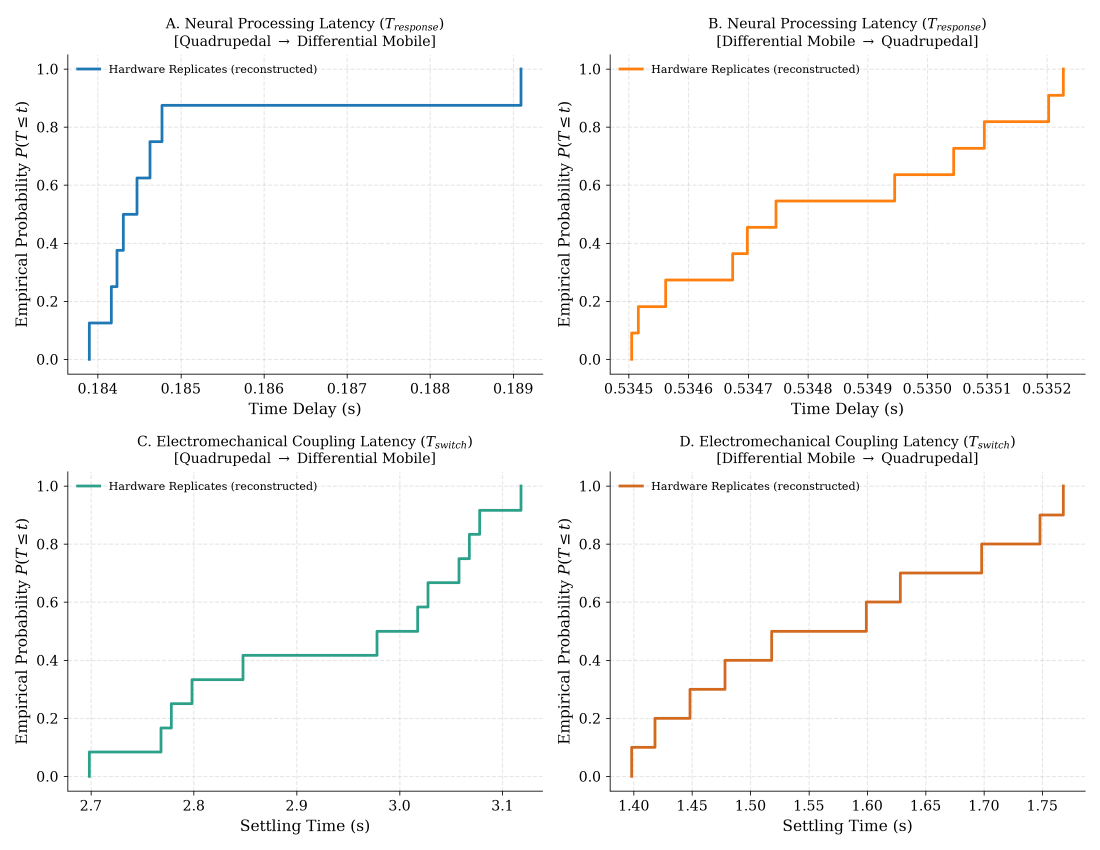
#> input picture assets/FigReal_Terrain_Latencies_4Panels.png, 3300 x 2550 px, found by its file name (shown at 1/3 size)
$ python extract_terrain_latencies.py
#> lines starting #> are read from the running program, lines starting #| are printed output that depends on the picture; after the words box and inside, x2 and y2 are one past the last pixel; in counts of white or black regions, pixels touching at a corner belong together
"""Vectorizes assets/FigReal_Terrain_Latencies_4Panels.png -> experiments/_plotting/vectorized/terrain_latencies.csv

4-panel step-ECDF, N=15 "Hardware Replicates" per panel (steps of 1/15 visible on every y-axis).
Because it's a step function with exactly 15 known y-levels, extraction doesn't need y-axis
calibration at all -- only x-axis (time-delay / settling-time) calibration, done per panel from its
own dashed vertical gridlines (values read directly off the published axis tick labels, the only
manual input this script takes -- everything else is pixel detection).

Panel layout (quadrants of the 3269x2520 source image):
  A (top-left,  blue   #1f77b4): T_response, Quadrupedal->Differential Mobile,  x ticks 0.183..0.190 step 0.001
  B (top-right, orange #ff7f0e): T_response, Differential Mobile->Quadrupedal,  x ticks 0.5342..0.5354 step 0.0002
  C (bot-left,  teal   #2ca089): T_switch,   Quadrupedal->Differential Mobile,  x ticks 2.7..3.1 step 0.1
  D (bot-right, orange-red #d2691e): T_switch, Differential Mobile->Quadrupedal, x ticks 1.4..1.8 step 0.1
Colors sampled directly from the line pixels (see `LINE_COLORS`), not assumed from a generic palette.
"""
from __future__ import annotations

import os
import sys

import numpy as np
import pandas as pd
from PIL import Image

sys.path.insert(0, os.path.dirname(os.path.abspath(__file__)))
from color_extract import color_mask  # noqa: E402

IMG = "assets/FigReal_Terrain_Latencies_4Panels.png"

PANELS = {
    # name: (x0,x1,y0,y1 quadrant crop, tick_values list, line_color RGB)
    "A_Tresponse_Quad2Diff": dict(quad=(0, 1634, 0, 1260), ticks=np.arange(0.183, 0.1901, 0.001),
                                   color=(31, 119, 180)),
    "B_Tresponse_Diff2Quad": dict(quad=(1634, 3269, 0, 1260), ticks=np.arange(0.5342, 0.53551, 0.0002),
                                   color=(255, 127, 14)),
    "C_Tswitch_Quad2Diff": dict(quad=(0, 1634, 1260, 2520), ticks=np.arange(2.7, 3.101, 0.1),
                                 color=(44, 160, 137)),
    "D_Tswitch_Diff2Quad": dict(quad=(1634, 3269, 1260, 2520), ticks=np.arange(1.4, 1.801, 0.1),
                                 color=(210, 105, 30)),
}
N_REPLICATES = 15


def find_left_spine_and_gridlines(gray_arr: np.ndarray) -> tuple[int, list[int]]:
    """Within one panel's cropped RGB array, find the left spine col and the vertical dashed
    gridline columns (light-gray, low duty cycle since dashed)."""
    h, w, _ = gray_arr.shape
    black = gray_arr.max(axis=2) < 60
    col_black = black.sum(axis=0)
    spine_cols = np.where(col_black > 0.5 * h)[0]
    left_spine = int(spine_cols.min())

    is_gray = ((np.abs(gray_arr[:, :, 0].astype(int) - gray_arr[:, :, 1].astype(int)) < 10)
               & (np.abs(gray_arr[:, :, 1].astype(int) - gray_arr[:, :, 2].astype(int)) < 10)
               & (gray_arr[:, :, 0] > 180) & (gray_arr[:, :, 0] < 245))
    colfrac = is_gray[: int(h * 0.95), :].mean(axis=0)  # exclude bottom tick-label area
    cols = np.where(colfrac > 0.12)[0]
    groups = np.split(cols, np.where(np.diff(cols) > 4)[0] + 1) if len(cols) else []
    centers = [int(np.mean(g)) for g in groups if abs(np.mean(g) - left_spine) > 10]
    return left_spine, sorted(centers)


def extract_panel(arr: np.ndarray, spec: dict) -> np.ndarray:
    x0, x1, y0, y1 = spec["quad"]
    crop = arr[y0:y1, x0:x1]
    left_spine, gridlines = find_left_spine_and_gridlines(crop)
    ticks = spec["ticks"]
    assert len(gridlines) == len(ticks), (
        f"expected {len(ticks)} gridlines, found {len(gridlines)}: {gridlines}")
    coeffs = np.polyfit(gridlines, ticks, 1)

    mask = color_mask(crop, spec["color"], tol=40)
    # for each column, find the line's row (the step is drawn thick; take the topmost matching
    # pixel per column as "just above the step", consistent across the whole panel)
    step_x = []
    prev_row = None
    for col in range(crop.shape[1]):
        rows = np.where(mask[:, col])[0]
        if len(rows) == 0:
            continue
        row = int(rows.min())
        if prev_row is not None and row != prev_row:
            step_x.append(col)
        prev_row = row
    # collapse near-duplicate detections (anti-aliased edges spanning a couple columns)
    step_x = sorted(step_x)
    collapsed = []
    for c in step_x:
        if not collapsed or c - collapsed[-1] > 10:
            collapsed.append(c)
    values = np.polyval(coeffs, collapsed)
    return values


def main():
    arr = np.array(Image.open(IMG).convert("RGB"))
    rows = []
    for name, spec in PANELS.items():
        vals = extract_panel(arr, spec)
        print(name, "n_steps_found=", len(vals), np.round(vals, 5))
        for v in vals:
            rows.append({"panel": name, "value": float(v)})
#> this loop made 1 pass
#> gridlines in extract_panel on pass 1: [78, 293, 543, 792, 1041, 1290, 1540]
#> pass 1, in extract_panel, `crop = arr[y0:y1, x0:x1]`:
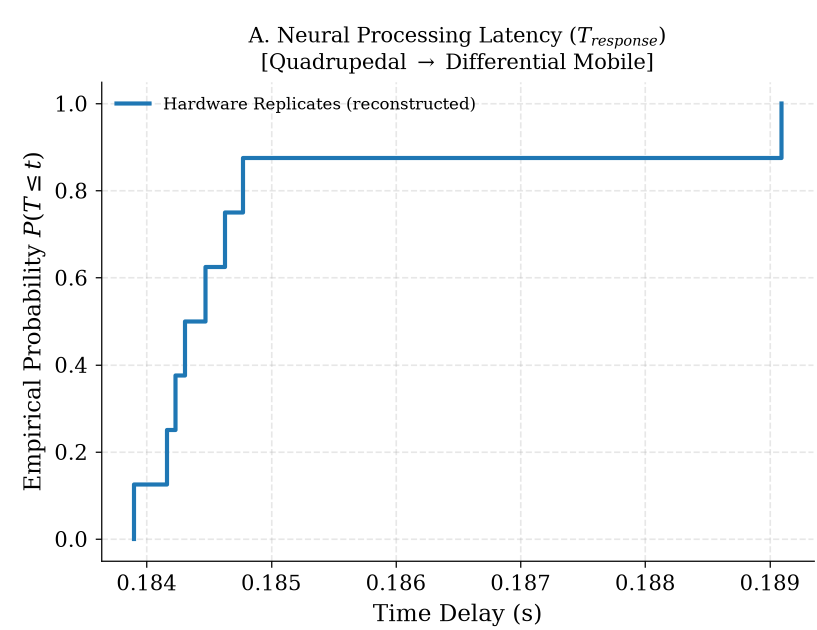
#> crop: shape (1260, 1634, 3) (shown at 1/2 size); mean R, G, B 247.6, 248.4, 248.9
#> pass 1, in find_left_spine_and_gridlines, `black = gray_arr.max(axis=2) < 60`:
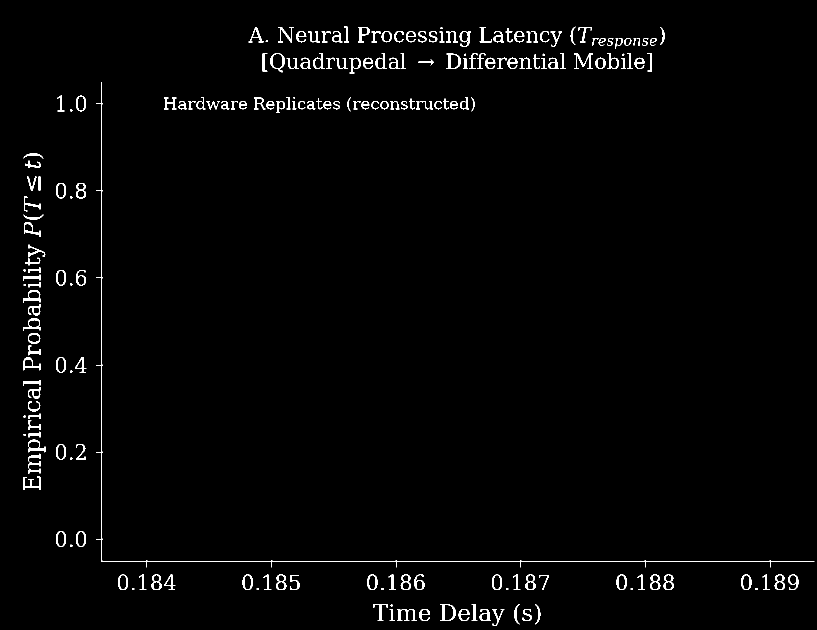
#> black: shape (1260, 1634) bool (shown at 1/2 size); 1.5% white; 201 white regions (23 under 20 px), largest, box (x1, y1, x2, y2) and area: (192, 164, 1629, 1135) 2588, (1148, 107, 1186, 138) 352, (56, 907, 81, 948) 348
#> pass 1, in find_left_spine_and_gridlines, `is_gray = ((np.abs(gray_arr[:, :, 0].astype(int) - gray_arr[:, :, 1].a..`:
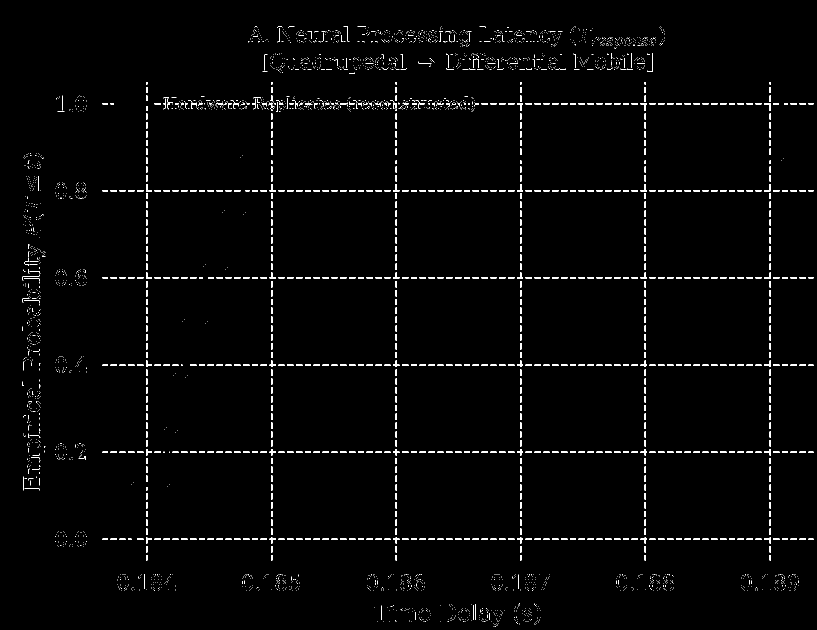
#> is_gray: shape (1260, 1634) bool (shown at 1/2 size); 1.8% white; 3799 white regions (2997 under 20 px), largest, box (x1, y1, x2, y2) and area: (1281, 206, 1294, 222) 78, (1528, 206, 1542, 222) 78, (1528, 368, 1542, 383) 76
#> after the loop, rows = []
    df = pd.DataFrame(rows)
    out = "experiments/_plotting/vectorized/terrain_latencies.csv"
    os.makedirs(os.path.dirname(out), exist_ok=True)
    df.to_csv(out, index=False)
    print(f"Wrote {out}")


if __name__ == "__main__":
#> (the run stopped early here; a loop or call above may not have finished)
